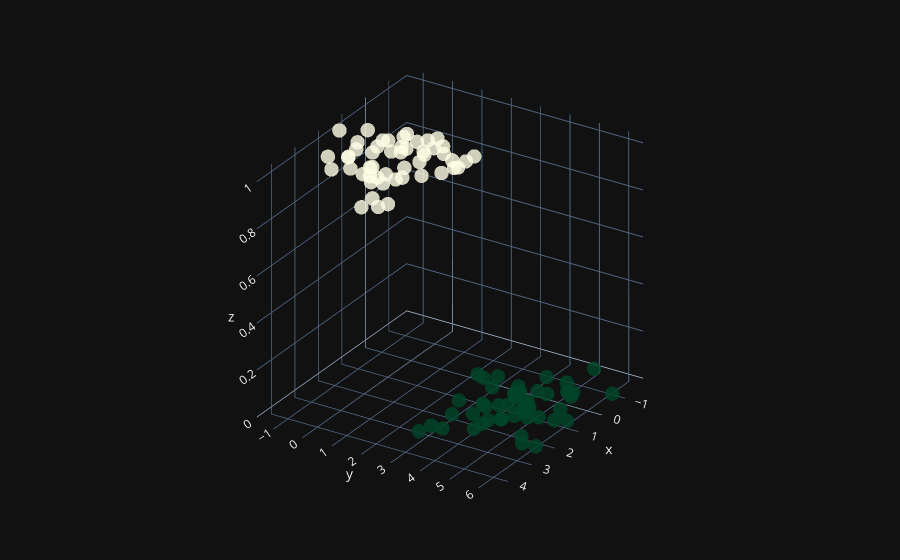

This figure's notebook cell:
### Code cell
fig = go.Figure(data=[go.Scatter3d(
    x=X[:, 0].flatten(),
    y=X[:, 1].flatten(),
    z=y.flatten(),
    mode='markers',
    marker=dict(
        size=5,
        color=y.flatten(),
        colorscale='YlGn',
        opacity=0.8,
        reversescale=True
    )
)])

fig.update_layout(template= "plotly_dark", margin=dict(l=0, r=0, b=0, t=0))
fig.layout.scene.camera.projection.type = "orthographic"
fig.show()
